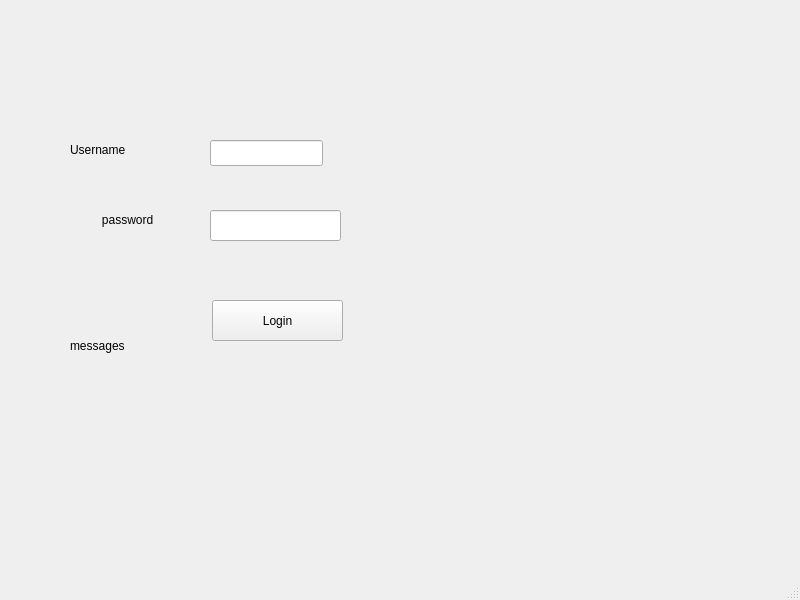
<?xml version="1.0" encoding="UTF-8"?>
<ui version="4.0">
 <class>MainWindow</class>
 <widget class="QMainWindow" name="MainWindow">
  <property name="geometry">
   <rect>
    <x>0</x>
    <y>0</y>
    <width>800</width>
    <height>600</height>
   </rect>
  </property>
  <property name="windowTitle">
   <string>MainWindow</string>
  </property>
  <widget class="QWidget" name="centralwidget">
   <widget class="QLabel" name="username">
    <property name="geometry">
     <rect>
      <x>70</x>
      <y>129</y>
      <width>121</width>
      <height>41</height>
     </rect>
    </property>
    <property name="text">
     <string>Username</string>
    </property>
   </widget>
   <widget class="QLineEdit" name="lineEditUsername">
    <property name="geometry">
     <rect>
      <x>210</x>
      <y>140</y>
      <width>113</width>
      <height>26</height>
     </rect>
    </property>
   </widget>
   <widget class="QLabel" name="password">
    <property name="geometry">
     <rect>
      <x>82</x>
      <y>199</y>
      <width>111</width>
      <height>41</height>
     </rect>
    </property>
    <property name="text">
     <string>      password</string>
    </property>
   </widget>
   <widget class="QLineEdit" name="lineEditPassword">
    <property name="geometry">
     <rect>
      <x>210</x>
      <y>210</y>
      <width>131</width>
      <height>31</height>
     </rect>
    </property>
   </widget>
   <widget class="QPushButton" name="pushButtonLogin">
    <property name="geometry">
     <rect>
      <x>212</x>
      <y>300</y>
      <width>131</width>
      <height>41</height>
     </rect>
    </property>
    <property name="text">
     <string>Login</string>
    </property>
   </widget>
   <widget class="QLabel" name="labelStatus">
    <property name="geometry">
     <rect>
      <x>70</x>
      <y>310</y>
      <width>101</width>
      <height>71</height>
     </rect>
    </property>
    <property name="text">
     <string>messages</string>
    </property>
   </widget>
  </widget>
  <widget class="QMenuBar" name="menubar">
   <property name="geometry">
    <rect>
     <x>0</x>
     <y>0</y>
     <width>800</width>
     <height>26</height>
    </rect>
   </property>
  </widget>
  <widget class="QStatusBar" name="statusbar"/>
 </widget>
 <resources/>
 <connections/>
</ui>
